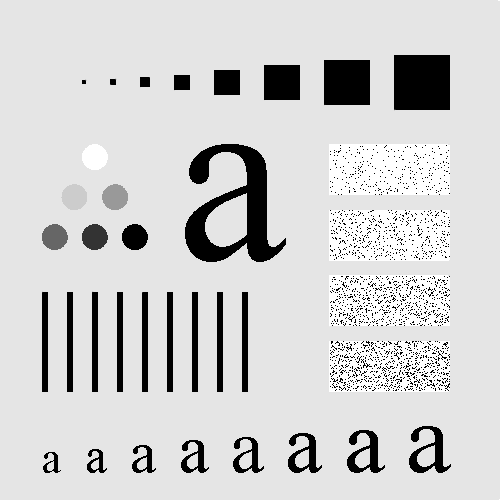
#> input picture Images/Filtro_PA_Laplaciano/Fig0333.tif, 500 x 500 px, found by its file name
$ jupyter execute --allow-errors Filtros_convolucionales.ipynb
#> lines starting #> are read from the running program, lines starting #| are printed output that depends on the picture; after the words box and inside, x2 and y2 are one past the last pixel; in counts of white or black regions, pixels touching at a corner belong together
<a href="https://colab.research.google.com/github/JLMR-Code-Creator/Taller_VC_Codigo/blob/main/Filtros_convolucionales.ipynb" target="_parent"></a>

**1. Bibliotecas**

[cell 1]
import numpy as np
import cv2 as cv
from matplotlib import pyplot as plt

[cell 2]
from google.colab import files
uploaded = files.upload()
#> the answer given: Fig0333.tif
for fn in uploaded.keys():
  print('User uploaded file "{name}" with length {length} bytes'.format(
      name=fn, length=len(uploaded[fn])))

**2. Leer imagen**

[cell 3]
img = cv.imread('Fig0333.tif', 0)
#> img is the input picture: shape (500, 500); min 0, max 255, mean 207.4

3. Opción para imfliter de matlab con **OPENCV**

[cell 4]
kernel_3x3 = np.ones((3,3), np.float32) / 9.0
kernel_5x5 = np.ones((5,5),np.float32) / 25.0
kernel_7x7 = np.ones((7,7), np.float32) / 49.0

[cell 5]
output3x3 = cv.filter2D(img, -1, kernel_3x3)
output5x5 = cv.filter2D(img, -1, kernel_5x5)
output7x7 = cv.filter2D(img, -1, kernel_7x7)
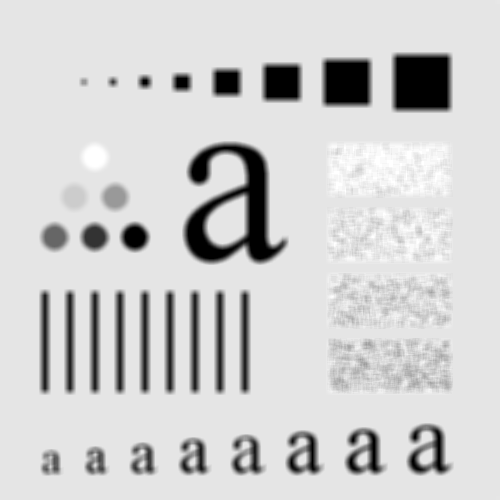
#> output7x7: shape (500, 500); min 0, max 255, mean 207.4

plt.subplot(2,2,1),plt.imshow(img, cmap='gray'), plt.title('Imagen original')
plt.xticks([]), plt.yticks([])
plt.subplot(2,2,2),plt.imshow(output3x3, cmap='gray'), plt.title('Imagen salida filtro 3x3')
plt.xticks([]), plt.yticks([])
plt.subplot(2,2,3),plt.imshow(output5x5, cmap='gray'), plt.title('Imagen salida filtro 5x5')
plt.xticks([]), plt.yticks([])
plt.subplot(2,2,4),plt.imshow(output7x7, cmap='gray'), plt.title('Imagen salida filtro 7x7')
plt.xticks([]), plt.yticks([])
plt.show()

Como opción sería crear una función con el nombre de imfilter

[cell 6]
def imfilter(f, w):
   g = cv.filter2D(f, -1, w)
   return g

[cell 7]
output3x3 = imfilter(img, kernel_3x3)
output5x5 = imfilter(img, kernel_5x5)
output7x7 = imfilter(img, kernel_7x7)

plt.subplot(2,2,1),plt.imshow(img, cmap='gray'), plt.title('Imagen original')
plt.xticks([]), plt.yticks([])
plt.subplot(2,2,2),plt.imshow(output3x3, cmap='gray'), plt.title('Imagen salida filtro 3x3')
plt.xticks([]), plt.yticks([])
plt.subplot(2,2,3),plt.imshow(output5x5, cmap='gray'), plt.title('Imagen salida filtro 5x5')
plt.xticks([]), plt.yticks([])
plt.subplot(2,2,4),plt.imshow(output7x7, cmap='gray'), plt.title('Imagen salida filtro 7x7')
plt.xticks([]), plt.yticks([])
plt.show()

Agregar ruido gaussiano a una imagen

[cell 8]
from skimage.util import random_noise
plt.imshow(img, cmap='gray')
plt.show();
img_ruido = random_noise(img, mode='gaussian')

plt.imshow(img_ruido, cmap='gray')
plt.show()

blurred = cv.GaussianBlur(img_ruido, (5, 5), 3)
plt.imshow(blurred, cmap='gray')
plt.title('Imagen salida filtro gaussiano')
plt.show()

from skimage.util import random_noise
img_ruido = random_noise(img, mode='s&p')
img_ruido = cv.normalize(img_ruido, None, 0, 255, cv.NORM_MINMAX, cv.CV_8U)

plt.imshow(img_ruido, cmap='gray')
plt.show()

4. Filtros no lineales   Opción **ordfilter2** de Matlab con **OPENCV**
- medfilt2  Mediana

[cell 9]
img = cv.imread('Fig0335.tif', 0)
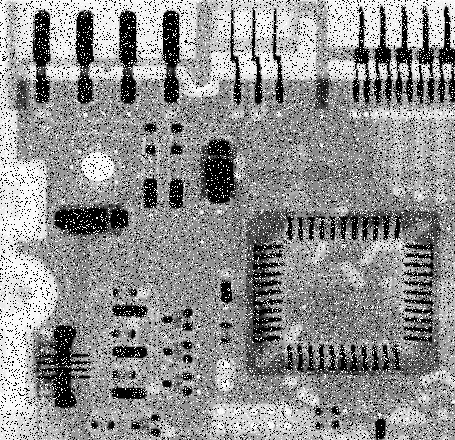
#> input picture Images/Filtro_PB_3/Fig0335.tif, 455 x 440 px, found by its file name
#> img is the input picture: shape (440, 455); min 0, max 255, mean 144.1
mediana = cv.medianBlur(img, 5)
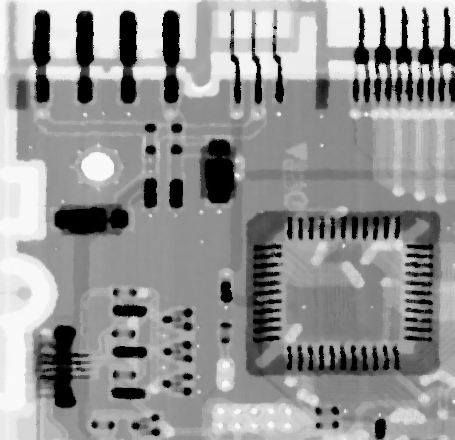
#> mediana: shape (440, 455); min 0, max 251, mean 148.5

comparativa = np.concatenate((img, mediana), axis=1)
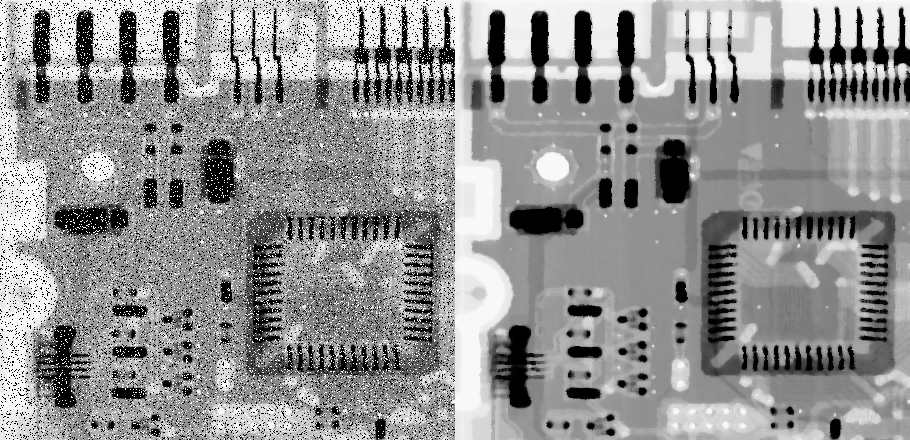
#> comparativa: shape (440, 910); min 0, max 255, mean 146.3
plt.imshow(comparativa, cmap='gray')
plt.title('Imagen original y filtro de mediana')
plt.show()

- Máximo    ordfilt2
- Mínimo    ordfilt2
Corresponde a operaciones morfológicas

[cell 10]
kernel = cv.getStructuringElement(cv.MORPH_RECT, (5, 5))
display(kernel)

imgMax= cv.dilate(img, kernel) # Máximo
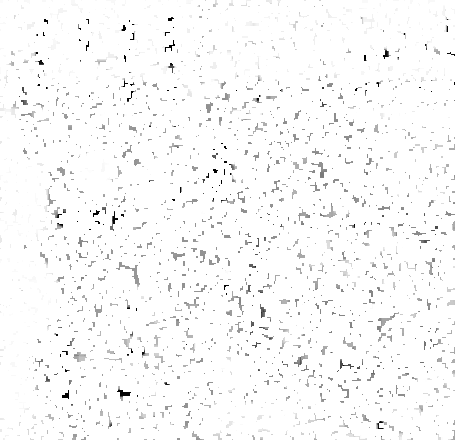
#> imgMax: shape (440, 455); min 0, max 255, mean 249
plt.figure(figsize=(8, 6))
plt.imshow(imgMax, cmap='gray')
plt.title('Dilatación')
plt.show()

imgMin = cv.erode(img, kernel) # Mínimo
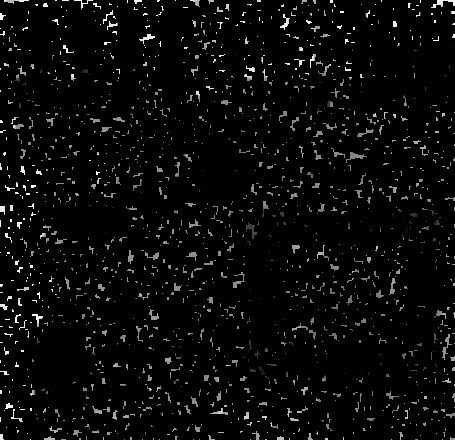
#> imgMin: shape (440, 455); min 0, max 248, mean 9
plt.figure(figsize=(8, 6))
plt.imshow(imgMin, cmap='gray')
plt.title('Erosión')
plt.show()

5. Filtros detectores de bordes con **OPENCV**

*   h = fspecial('average',hsize)

[cell 11]
img = cv.imread('Fig0333.tif', 0)
average_3 = cv.blur(img, ksize = (3, 3)) #es lo mismo que ocupar output3x3 = cv.filter2D(img, -1, kernel_3x3)
average_5 = cv.blur(img, ksize = (5, 5))
average_7 = cv.blur(img, ksize = (7, 7))

plt.subplot(2,2,1),plt.imshow(img, cmap='gray'), plt.title('Imagen original')
plt.xticks([]), plt.yticks([])
plt.subplot(2,2,2),plt.imshow(average_3, cmap='gray'), plt.title('Imagen salida filtro 3x3')
plt.xticks([]), plt.yticks([])
plt.subplot(2,2,3),plt.imshow(average_5, cmap='gray'), plt.title('Imagen salida filtro 5x5')
plt.xticks([]), plt.yticks([])
plt.subplot(2,2,4),plt.imshow(average_7, cmap='gray'), plt.title('Imagen salida filtro 7x7')
plt.xticks([]), plt.yticks([])
plt.show()

*   h = fspecial('gaussian',hsize,sigma)

[cell 12]
img = cv.imread('Fig0333.tif', 0)

Gaussian_3 = cv.GaussianBlur(img, ksize = (3, 3), sigmaX=3)
Gaussian_5 = cv.GaussianBlur(img, ksize = (5, 5), sigmaX=3)
Gaussian_7 = cv.GaussianBlur(img, ksize = (7, 7), sigmaX=3)

plt.subplot(2,2,1),plt.imshow(img, cmap='gray'), plt.title('Imagen original')
plt.xticks([]), plt.yticks([])
plt.subplot(2,2,2),plt.imshow(Gaussian_3, cmap='gray'), plt.title('Salida filtro 3x3')
plt.xticks([]), plt.yticks([])
plt.subplot(2,2,3),plt.imshow(Gaussian_5, cmap='gray'), plt.title('Salida filtro 5x5')
plt.xticks([]), plt.yticks([])
plt.subplot(2,2,4),plt.imshow(Gaussian_7, cmap='gray'), plt.title('Salida filtro 7x7')
plt.xticks([]), plt.yticks([])
plt.show()

*   h = fspecial('laplacian',alpha)

[cell 13]
img = cv.imread('Fig0333.tif', 0)

Laplacian_3 = cv.Laplacian( img, -1, cv.CV_8U, ksize = 3, delta=0 )
Laplacian_5 = cv.Laplacian( img, -1, cv.CV_8U, ksize = 5, delta=0 )
Laplacian_7 = cv.Laplacian( img, -1, cv.CV_8U, ksize = 7, delta=0 )
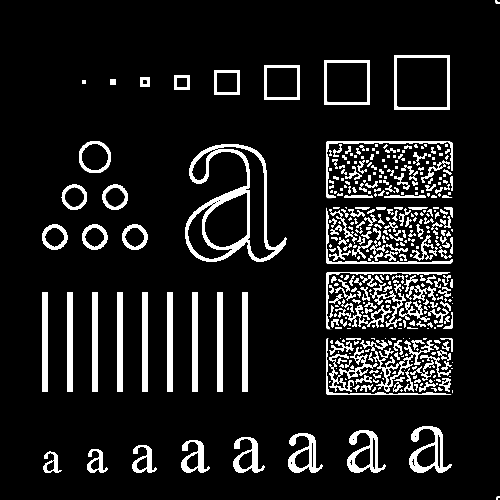
#> Laplacian_7: shape (500, 500); min 0, max 255, mean 28.3

plt.subplot(2,2,1),plt.imshow(img, cmap='gray'), plt.title('Imagen original')
plt.xticks([]), plt.yticks([])
plt.subplot(2,2,2),plt.imshow(Laplacian_3, cmap='gray'), plt.title('Salida filtro 3x3')
plt.xticks([]), plt.yticks([])
plt.subplot(2,2,3),plt.imshow(Laplacian_5, cmap='gray'), plt.title('Salida filtro 5x5')
plt.xticks([]), plt.yticks([])
plt.subplot(2,2,4),plt.imshow(Laplacian_7, cmap='gray'), plt.title('Salida filtro 7x7')
plt.xticks([]), plt.yticks([])
plt.show()

*   h = fspecial('log',hsize,sigma)

[cell 14]
img = cv.imread('Fig0333.tif', 0)
Gaussian = cv.GaussianBlur(img, ksize = (3, 3), sigmaX=3)
LoG = cv.Laplacian(Gaussian, cv.CV_8U, ksize=3)
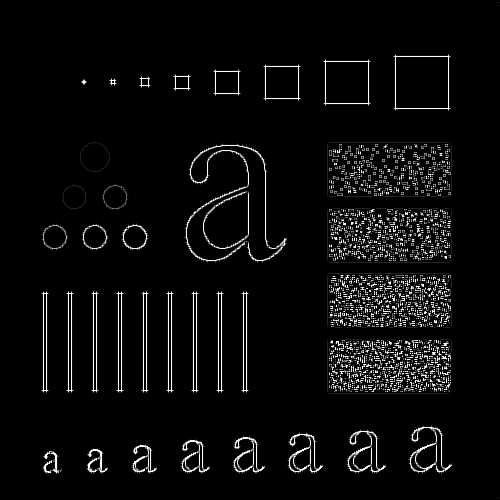
#> LoG: shape (500, 500); min 0, max 255, mean 11.5

plt.subplot(2,2,1),plt.imshow(img, cmap = 'gray')
plt.title('Original'), plt.xticks([]), plt.yticks([])
plt.subplot(2,2,2),plt.imshow(Gaussian, cmap = 'gray')
plt.title('Gaussiano'), plt.xticks([]), plt.yticks([])
plt.subplot(2,2,3),plt.imshow(LoG, cmap = 'gray')
plt.title('Laplaciano'), plt.xticks([]), plt.yticks([])
plt.show()

*   h = fspecial('disk',radius)
*   h = fspecial('motion',len,theta)
*   OpernCV los integra por separado, son para procesamiento de video  cv::videostab::GaussianMotionFilter
*   No tengo un ejemplo para esto.

Operador **roberts**

[cell 15]
img = cv.imread('Fig0333.tif', 0)
roberts_vertical = np.array( [[ 0, 0, 0 ],
                              [ 0, 1, 0 ],
                              [ 0, 0,-1 ]])
roberts_horizontal = np.array( [[ 0, 0, 0 ],
                                [ 0, 0, 1 ],
                                [ 0,-1, 0 ]])

img_roberts_x = cv.filter2D(img, -1, roberts_vertical)
img_roberts_y = cv.filter2D(img, -1, roberts_horizontal)

plt.subplot(2,2,1),plt.imshow(img, cmap = 'gray')
plt.title('Original'), plt.xticks([]), plt.yticks([])
plt.subplot(2,2,2),plt.imshow(img_roberts_x + img_roberts_y, cmap = 'gray')
plt.title('Roberts'), plt.xticks([]), plt.yticks([])
plt.subplot(2,2,3),plt.imshow(img_roberts_x, cmap = 'gray')
plt.title('Roberts X'), plt.xticks([]), plt.yticks([])
plt.subplot(2,2,4),plt.imshow(img_roberts_y, cmap = 'gray')
plt.title('Roberts Y'), plt.xticks([]), plt.yticks([])
plt.show()

Operador **prewitt**
*   h = fspecial('prewitt')

[cell 16]
img = cv.imread('Fig0333.tif', 0)
kernelx = np.array([[1,1,1],[0,0,0],[-1,-1,-1]])
kernely = np.array([[-1,0,1],[-1,0,1],[-1,0,1]])
img_prewittx = cv.filter2D(img, -1, kernelx)
img_prewitty = cv.filter2D(img, -1, kernely)

plt.subplot(2,2,1),plt.imshow(img, cmap = 'gray')
plt.title('Original'), plt.xticks([]), plt.yticks([])
plt.subplot(2,2,2),plt.imshow(img_prewittx + img_prewitty, cmap = 'gray')
plt.title('Prewitt'), plt.xticks([]), plt.yticks([])
plt.subplot(2,2,3),plt.imshow(img_prewittx, cmap = 'gray')
plt.title('Prewitt X'), plt.xticks([]), plt.yticks([])
plt.subplot(2,2,4),plt.imshow(img_prewitty, cmap = 'gray')
plt.title('Prewitt Y'), plt.xticks([]), plt.yticks([])
plt.show()

Operador **sobel**
*   h = fspecial('sobel')

[cell 17]
img = cv.imread('Fig0333.tif', 0)
img_sobel_x = cv.Sobel(img, cv.CV_8U, 1, 0, ksize=3)
img_sobel_y = cv.Sobel(img, cv.CV_8U, 0, 1, ksize=3)

plt.subplot(2,2,1),plt.imshow(img, cmap = 'gray')
plt.title('Original'), plt.xticks([]), plt.yticks([])
plt.subplot(2,2,2),plt.imshow(img_sobel_x + img_sobel_y, cmap = 'gray')
plt.title('Sobel'), plt.xticks([]), plt.yticks([])
plt.subplot(2,2,3),plt.imshow(img_sobel_x, cmap = 'gray')
plt.title('Sobel X'), plt.xticks([]), plt.yticks([])
plt.subplot(2,2,4),plt.imshow(img_sobel_y, cmap = 'gray')
plt.title('Sobel Y'), plt.xticks([]), plt.yticks([])
plt.show()
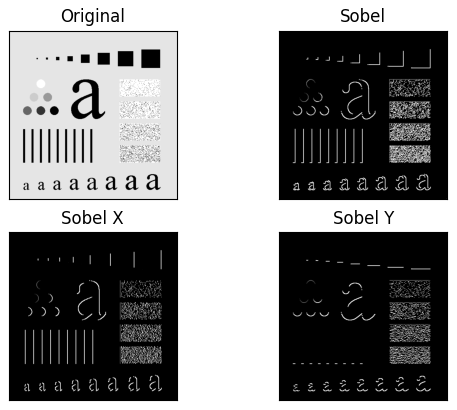
#> figure drawn by matplotlib, 4 panels

#> (a cell that did not finish here is left out)

[cell 19]
img = cv.imread('Fig0333.tif', 0)
canny = cv.Canny(img, 50, 255)
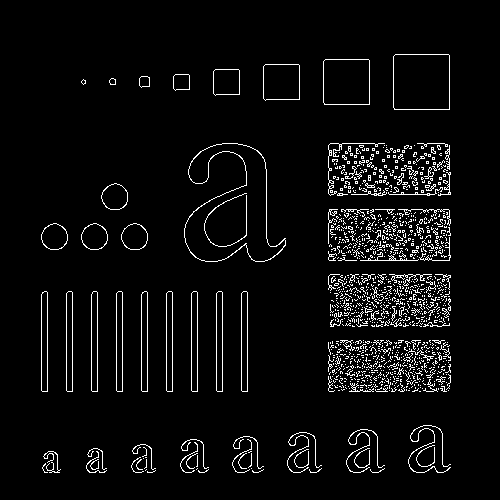
#> canny: shape (500, 500); 4.9% white in thin lines or dots, all inside (x1, y1, x2, y2) = (41, 54, 451, 473)
plt.imshow(canny,cmap = 'gray')
plt.title('canny'), plt.xticks([]), plt.yticks([])
plt.show()
